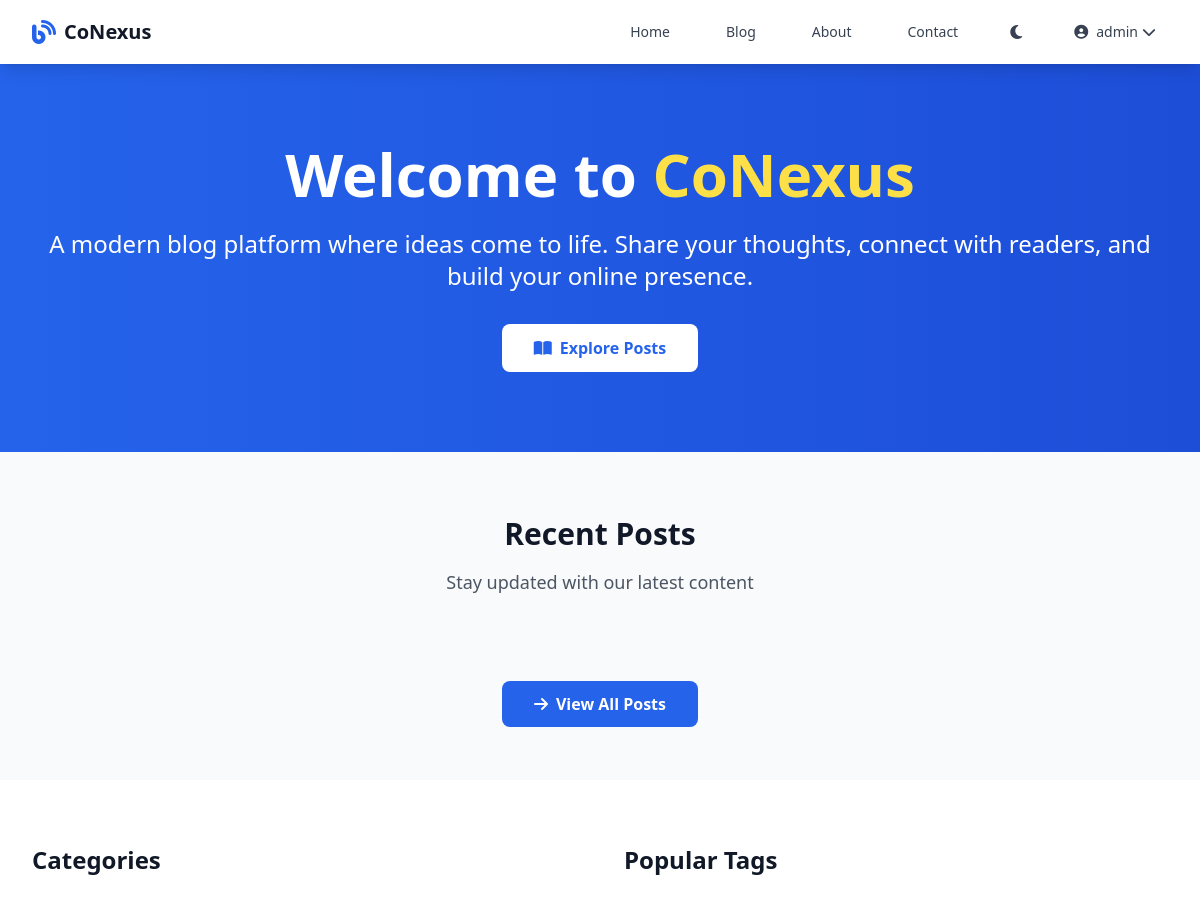
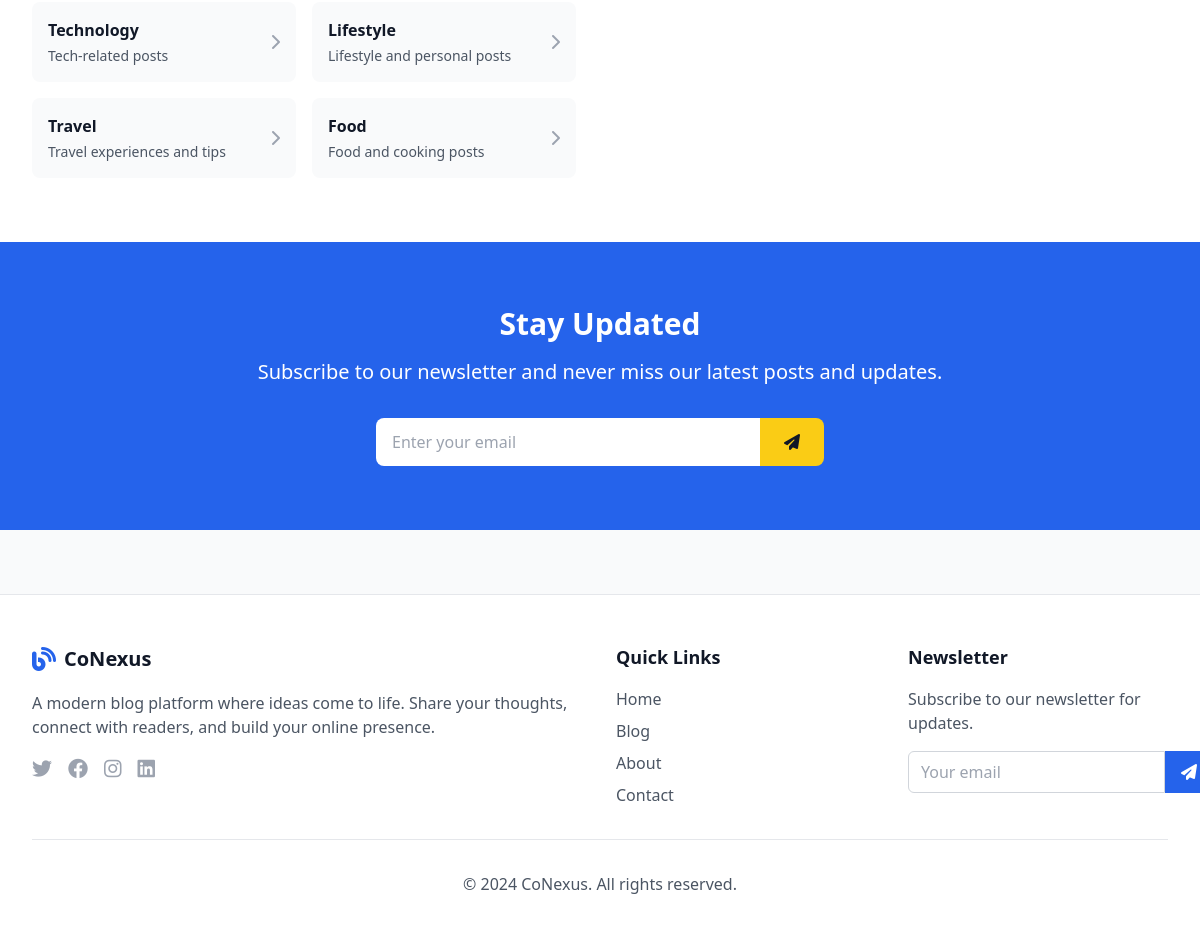
Screenshot of / (signed in) with the database file from the repository (2 pictures, top to bottom).
### app.py (models this page shows)
class User(UserMixin, db.Model):
    id = db.Column(db.Integer, primary_key=True)
    username = db.Column(db.String(80), unique=True, nullable=False)
    email = db.Column(db.String(120), unique=True, nullable=False)
    password_hash = db.Column(db.String(120), nullable=False)
    is_admin = db.Column(db.Boolean, default=False)
    created_at = db.Column(db.DateTime, default=datetime.utcnow)
    posts = db.relationship('Post', backref='author', lazy=True)
    comments = db.relationship('Comment', backref='author', lazy=True)

class Category(db.Model):
    id = db.Column(db.Integer, primary_key=True)
    name = db.Column(db.String(50), unique=True, nullable=False)
    description = db.Column(db.Text)
    posts = db.relationship('Post', backref='category', lazy=True)

### app.py (the view)
@app.route('/')
def home():
    featured_posts = Post.query.filter_by(is_featured=True, is_published=True).order_by(Post.created_at.desc()).limit(3).all()
    recent_posts = Post.query.filter_by(is_published=True).order_by(Post.created_at.desc()).limit(6).all()
    categories = Category.query.all()
    tags = Tag.query.all()
    return render_template('home.html', featured_posts=featured_posts, recent_posts=recent_posts, categories=categories, tags=tags)

### app.py (called while the page is built)
@login_manager.user_loader
def load_user(user_id):
    return User.query.get(int(user_id))

### templates/home.html (shortened to what this page needs)
{% extends "base.html" %}
{% block content %}
<section class="bg-gradient-to-r from-primary-600 to-primary-700 text-white py-20">
    <div class="max-w-7xl mx-auto px-4 sm:px-6 lg:px-8">
        <div class="text-center">
            <h1 class="text-4xl md:text-6xl font-bold mb-6 fade-in">
                Welcome to <span class="text-yellow-300">CoNexus</span>
            </h1>
            <p class="text-xl md:text-2xl mb-8 text-primary-100 fade-in">
                A modern blog platform where ideas come to life. Share your thoughts, connect with readers, and build your online presence.
            </p>
            <div class="flex flex-col sm:flex-row gap-4 justify-center fade-in">
                <a href="{{ url_for('blog') }}" class="bg-white text-primary-600 hover:bg-gray-100 px-8 py-3 rounded-lg font-semibold transition-colors">
                    <i class="fas fa-book-open mr-2"></i>Explore Posts
                </a>
            </div>
        </div>
    </div>
</section>
<section class="py-16 bg-gray-50 dark:bg-gray-900">
    <div class="max-w-7xl mx-auto px-4 sm:px-6 lg:px-8">
        <div class="text-center mb-12">
            <h2 class="text-3xl font-bold text-gray-900 dark:text-white mb-4">Recent Posts</h2>
            <p class="text-lg text-gray-600 dark:text-gray-400">Stay updated with our latest content</p>
        </div>
        <div class="text-center mt-12">
            <a href="{{ url_for('blog') }}" class="bg-primary-600 hover:bg-primary-700 text-white px-8 py-3 rounded-lg font-semibold transition-colors">
                <i class="fas fa-arrow-right mr-2"></i>View All Posts
            </a>
        </div>
    </div>
</section>
<section class="py-16 bg-white dark:bg-gray-800">
    <div class="max-w-7xl mx-auto px-4 sm:px-6 lg:px-8">
        <div class="grid grid-cols-1 lg:grid-cols-2 gap-12">
            <div class="fade-in">
                <h3 class="text-2xl font-bold text-gray-900 dark:text-white mb-6">Categories</h3>
                <div class="grid grid-cols-1 sm:grid-cols-2 gap-4">
                    {% for category in categories %}
                    <a href="{{ url_for('blog', category=category.id) }}" class="bg-gray-50 dark:bg-gray-700 p-4 rounded-lg hover:bg-primary-50 dark:hover:bg-primary-900 transition-colors group">
                        <div class="flex items-center justify-between">
                            <div>
                                <h4 class="font-semibold text-gray-900 dark:text-white group-hover:text-primary-600 dark:group-hover:text-primary-400 transition-colors">
                                    {{ category.name }}
                                </h4>
                                {% if category.description %}
                                <p class="text-sm text-gray-600 dark:text-gray-400 mt-1">{{ category.description }}</p>
                                {% endif %}
                            </div>
                            <i class="fas fa-chevron-right text-gray-400 group-hover:text-primary-600 dark:group-hover:text-primary-400 transition-colors"></i>
                        </div>
                    </a>
                    {% endfor %}
                </div>
            </div>
            <div class="fade-in">
                <h3 class="text-2xl font-bold text-gray-900 dark:text-white mb-6">Popular Tags</h3>
            </div>
        </div>
    </div>
</section>
<section class="py-16 bg-primary-600 text-white">
    <div class="max-w-4xl mx-auto px-4 sm:px-6 lg:px-8 text-center">
        <h2 class="text-3xl font-bold mb-4">Stay Updated</h2>
        <p class="text-xl text-primary-100 mb-8">Subscribe to our newsletter and never miss our latest posts and updates.</p>
        <form id="newsletter-form" class="max-w-md mx-auto flex">
            <input type="email" id="newsletter-email" placeholder="Enter your email" required
                   class="flex-1 px-4 py-3 rounded-l-lg focus:outline-none focus:ring-2 focus:ring-white text-gray-900">
            <button type="submit" class="bg-yellow-400 hover:bg-yellow-300 text-gray-900 px-6 py-3 rounded-r-lg font-semibold transition-colors">
                <i class="fas fa-paper-plane"></i>
            </button>
        </form>
    </div>
</section>
{% endblock %}

### templates/base.html (shortened to what this page needs)
<!DOCTYPE html>
<html lang="en" class="scroll-smooth">
<head>
    <script src="https://cdn.tailwindcss.com"></script>
    <link rel="stylesheet" href="https://cdnjs.cloudflare.com/ajax/libs/font-awesome/6.4.0/css/all.min.css">
</head>
<body class="bg-gray-50 dark:bg-gray-900 text-gray-900 dark:text-gray-100 dark-mode-transition min-h-screen">
    <nav class="bg-white dark:bg-gray-800 shadow-lg sticky top-0 z-50 dark-mode-transition">
        <div class="max-w-7xl mx-auto px-4 sm:px-6 lg:px-8">
            <div class="flex justify-between h-16">
                <div class="flex items-center">
                    <a href="{{ url_for('home') }}" class="flex-shrink-0 flex items-center">
                        <i class="fas fa-blog text-2xl text-primary-600 dark:text-primary-400 mr-2"></i>
                        <span class="text-xl font-bold text-gray-900 dark:text-white">CoNexus</span>
                    </a>
                </div>
                <div class="hidden md:flex items-center space-x-8">
                    <a href="{{ url_for('home') }}" class="text-gray-700 dark:text-gray-300 hover:text-primary-600 dark:hover:text-primary-400 px-3 py-2 rounded-md text-sm font-medium transition-colors">Home</a>
                    <a href="{{ url_for('blog') }}" class="text-gray-700 dark:text-gray-300 hover:text-primary-600 dark:hover:text-primary-400 px-3 py-2 rounded-md text-sm font-medium transition-colors">Blog</a>
                    <a href="{{ url_for('about') }}" class="text-gray-700 dark:text-gray-300 hover:text-primary-600 dark:hover:text-primary-400 px-3 py-2 rounded-md text-sm font-medium transition-colors">About</a>
                    <a href="{{ url_for('contact') }}" class="text-gray-700 dark:text-gray-300 hover:text-primary-600 dark:hover:text-primary-400 px-3 py-2 rounded-md text-sm font-medium transition-colors">Contact</a>
                    <button id="theme-toggle" class="p-2 text-gray-700 dark:text-gray-300 hover:text-primary-600 dark:hover:text-primary-400 transition-colors">
                        <i class="fas fa-moon dark:hidden"></i>
                    </button>
                    {% if current_user.is_authenticated %}
                        <div class="relative">
                            <button id="user-menu-button" class="flex items-center text-gray-700 dark:text-gray-300 hover:text-primary-600 dark:hover:text-primary-400 px-3 py-2 rounded-md text-sm font-medium transition-colors">
                                <i class="fas fa-user-circle mr-2"></i>
                                {{ current_user.username }}
                                <i class="fas fa-chevron-down ml-1"></i>
                            </button>
                        </div>
                    {% endif %}
                </div>
            </div>
        </div>
    </nav>
    <main class="flex-1">
        {% block content %}{% endblock %}
    </main>
    <footer class="bg-white dark:bg-gray-800 border-t border-gray-200 dark:border-gray-700 mt-16">
        <div class="max-w-7xl mx-auto py-12 px-4 sm:px-6 lg:px-8">
            <div class="grid grid-cols-1 md:grid-cols-4 gap-8">
                <div class="col-span-1 md:col-span-2">
                    <div class="flex items-center mb-4">
                        <i class="fas fa-blog text-2xl text-primary-600 dark:text-primary-400 mr-2"></i>
                        <span class="text-xl font-bold text-gray-900 dark:text-white">CoNexus</span>
                    </div>
                    <p class="text-gray-600 dark:text-gray-400 mb-4">
                        A modern blog platform where ideas come to life. Share your thoughts, connect with readers, and build your online presence.
                    </p>
                    <div class="flex space-x-4">
                        <a href="#" class="text-gray-400 hover:text-primary-600 dark:hover:text-primary-400 transition-colors">
                            <i class="fab fa-twitter text-xl"></i>
                        </a>
                        <a href="#" class="text-gray-400 hover:text-primary-600 dark:hover:text-primary-400 transition-colors">
                            <i class="fab fa-facebook text-xl"></i>
                        </a>
                        <a href="#" class="text-gray-400 hover:text-primary-600 dark:hover:text-primary-400 transition-colors">
                            <i class="fab fa-instagram text-xl"></i>
                        </a>
                        <a href="#" class="text-gray-400 hover:text-primary-600 dark:hover:text-primary-400 transition-colors">
                            <i class="fab fa-linkedin text-xl"></i>
                        </a>
                    </div>
                </div>
                <div>
                    <h3 class="text-lg font-semibold text-gray-900 dark:text-white mb-4">Quick Links</h3>
                    <ul class="space-y-2">
                        <li><a href="{{ url_for('home') }}" class="text-gray-600 dark:text-gray-400 hover:text-primary-600 dark:hover:text-primary-400 transition-colors">Home</a></li>
                        <li><a href="{{ url_for('blog') }}" class="text-gray-600 dark:text-gray-400 hover:text-primary-600 dark:hover:text-primary-400 transition-colors">Blog</a></li>
                        <li><a href="{{ url_for('about') }}" class="text-gray-600 dark:text-gray-400 hover:text-primary-600 dark:hover:text-primary-400 transition-colors">About</a></li>
                        <li><a href="{{ url_for('contact') }}" class="text-gray-600 dark:text-gray-400 hover:text-primary-600 dark:hover:text-primary-400 transition-colors">Contact</a></li>
                    </ul>
                </div>
                <div>
                    <h3 class="text-lg font-semibold text-gray-900 dark:text-white mb-4">Newsletter</h3>
                    <p class="text-gray-600 dark:text-gray-400 mb-4">Subscribe to our newsletter for updates.</p>
                    <form id="newsletter-form" class="flex">
                        <input type="email" id="newsletter-email" placeholder="Your email" required
                               class="flex-1 px-3 py-2 border border-gray-300 dark:border-gray-600 rounded-l-md focus:outline-none focus:ring-2 focus:ring-primary-500 dark:bg-gray-700 dark:text-white">
                        <button type="submit" class="px-4 py-2 bg-primary-600 hover:bg-primary-700 text-white rounded-r-md transition-colors">
                            <i class="fas fa-paper-plane"></i>
                        </button>
                    </form>
                </div>
            </div>
            <div class="mt-8 pt-8 border-t border-gray-200 dark:border-gray-700">
                <p class="text-center text-gray-600 dark:text-gray-400">
                    &copy; 2024 CoNexus. All rights reserved.
                </p>
            </div>
        </div>
    </footer>
</body>
</html>

### templates/base.html (style rules this page uses)
.dark-mode-transition { transition: background-color 0.3s ease, color 0.3s ease; }
.fade-in { animation: fadeIn 0.5s ease-in; }

### rows the page displays
User: username "admin"
Category: name "Technology", description "Tech-related posts"
Category: name "Lifestyle", description "Lifestyle and personal posts"
Category: name "Travel", description "Travel experiences and tips"
Category: name "Food", description "Food and cooking posts"
